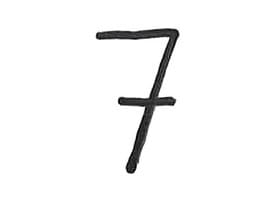
%> input picture 7_hw.png, 280 x 200 px
$ octave PointChargeMapping.m   (GNU Octave 9; MATLAB toolbox functions it lacks are replaced by stand-ins)
%> lines starting %> are read from the running program, lines starting %| are printed output that depends on the picture; in (x1, y1, x2, y2) boxes, pixels count from 0 and x2, y2 are one past the last pixel; in counts of white or black regions, pixels touching at a corner belong together; the program's own positions count from 1
### ImageProcessor.m
function I = ImageProcessor(image)
%> called with image = '7_hw.png'

% read a image
I = imread(image);
%> I is the input picture: size 200x280x3 uint8; mean R, G, B 246.2, 246.2, 246.3

% process image
I = rgb2gray(I);         % to gray scale
%> I: size 200x280 uint8
I = imbinarize(I);       % to binary (0 and 1)
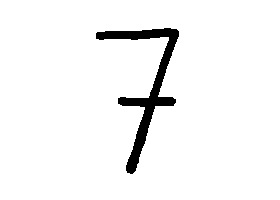
%> I: size 200x280 logical; 95.8% white; 1 black region, box (x1, y1, x2, y2) and area: (96, 28, 179, 174) 2355
I = imcomplement(I);     % reverse black and white (0 and 1)

end

### ImageToArray.m
function [P,max,min,N] = ImageToArray(I)

% constent
row = 1;
col = 2;
dim = size(I);
%> dim = [200 280]
% store all pixel to a position array
N = 1;
rowMax = 0;
rowMin = Inf;
colMax = 0;
colMin = Inf;
P = zeros(100000,2);
for i = 1:dim(row)
   for j = 1 : dim(col)
       if (I(i,j)==1)
          % store each point in a array
          P(N,:) = [i,j];
          N = N + 1;

          if (i > rowMax)
              rowMax = i;
          end

          if (i < rowMin)
              rowMin = i;
          end

          if (j > colMax)
              colMax = j;
          end

          if (j < colMin)
              colMin = j;
          end
       end
   end
end
%> after the loop, N = 2356; colMax = 179; colMin = 97; rowMax = 174; rowMin = 29

% store max and min to arrays
max = [rowMax colMax];
%> max = [174 179]
min = [rowMin colMin];
%> min = [29 97]
N = N - 1;
%> N = 2355
end

### PointChargeMapper.m
function [mappedP,midLineRow,upperCharge,lowerCharge] = PointChargeMapper(P, max, min, N)
row = 1;
col = 2;

midLineRow = (max(row)+min(row))/2;
upperCharge = [(max(row)+midLineRow)/2, (max(col)+min(col))/2];

disp(upperCharge);

lowerCharge = [(midLineRow+min(row))/2, (max(col)+min(col))/2];

disp(lowerCharge);

mappedP = zeros(N,2);
for i = 1:N
    currPoint = P(i,:);

    if (currPoint(row) >= midLineRow)
        % the point is located at the upper frame

        % connect the point and the charge, calculte the equation of the
        % line, and get the coefficients
        line = polyfit([upperCharge(row), currPoint(row)],[upperCharge(col), currPoint(col)],1);
        a = line(1);
        b = line(2);

        % calculate the cross point between the frame and the line
        topFrameCol = a*max(row)+b;     % col of frame top
        midFrameCol = a*midLineRow+b;   % col of frame mid
        leftFrameRow = (min(col)-b)/a;  % row of frame left
        rightFrameRow = (max(col)-b)/a; % row of frame right

        if( topFrameCol >= min(col) && topFrameCol <= max(col) && currPoint(row) >= upperCharge(row) )
            % the mapped point is at the top
            mappedP(i,:) = [max(row) topFrameCol];
            continue;

        elseif( midFrameCol >= min(col) && midFrameCol <= max(col) && currPoint(row) <= upperCharge(row) )
            % the mapped point is in the middle
            mappedP(i,:) = [midLineRow midFrameCol];
            continue;

        elseif( leftFrameRow >= midLineRow && leftFrameRow <= max(row) && currPoint(col) <= upperCharge(col) )
            % the mapped point is on the left
            mappedP(i,:) = [leftFrameRow min(col)];
            continue;

        elseif( rightFrameRow >= midLineRow && rightFrameRow <= max(row) && currPoint(col) >= upperCharge(col) )
            % the mapped point is on the right
            mappedP(i,:) = [rightFrameRow max(col)];
            continue;
        end


    else
        % the point is located at the lower frame

        % connect the point and the charge, calculte the equation of the
        % line, and get the coefficients

        line = polyfit([lowerCharge(row), currPoint(row)],[lowerCharge(col), currPoint(col)],1);
        a = line(1);
        b = line(2);

        % calculate the cross point between the frame and the line
        midFrameCol = a*midLineRow+b;    % col of frame middle
        bottomFrameCol = a*min(row)+b;   % col of frame bottom
        leftFrameRow = (min(col)-b)/a;   % col of frame left
        rightFrameRow = (max(col)-b)/a;  % col of frame right

        if( midFrameCol >= min(col) && midFrameCol <= max(col) && currPoint(row) >= lowerCharge(row) )
            % the mapped point is in the middle
            mappedP(i,:) = [midLineRow midFrameCol];
            continue;

        elseif( bottomFrameCol >= min(col) && bottomFrameCol <= max(col) && currPoint(row) <= lowerCharge(row) )
            % the mapped point is at the bottom
            mappedP(i,:) = [min(row) bottomFrameCol];
            continue;

        elseif( leftFrameRow >= min(row) && leftFrameRow <= midLineRow && currPoint(col) <= lowerCharge(col) )
            % the mapped point is on the left
            mappedP(i,:) = [leftFrameRow min(col)];
            continue;

        elseif( rightFrameRow >= min(row) && rightFrameRow <= midLineRow && currPoint(col) >= lowerCharge(col) )
            % the mapped point is on the right
            mappedP(i,:) = [rightFrameRow max(col)];
            continue;
        end
    end
end

### PointChargeMapping.m

% constent
row = 1;
col = 2;

% name of the image
image = '7_hw.png';

% read and process the image
I = ImageProcessor(image);

% calculate the center of the number
%[centerRow, centerCol, imageSize] = ImageCenter(I);

% recenter the number
%reCenterDist = [ round(imageSize(row)/2 - centerRow), round(imageSize(col)/2 - centerCol)];
%I = circshift(I,reCenterDist);

% store all pixels to an array and calculte the boudries.
[P, max, min, N] = ImageToArray(I);
%> max = [174 179]; min = [29 97]; N = 2355

% map the all pixels to the frame
[mappedP,midLineRow,upperCharge,lowerCharge] = PointChargeMapper(P, max, min, N);
%> in PointChargeMapper, `midLineRow = (max(row)+min(row))/2;`: midLineRow = 101.5
%> in PointChargeMapper, `upperCharge = [(max(row)+midLineRow)/2, (max(col)+min(col))/2];`: upperCharge = [137.8 138]
%|    137.75   138.00
%> in PointChargeMapper, `lowerCharge = [(midLineRow+min(row))/2, (max(col)+min(col))/2];`: lowerCharge = [65.25 138]
%|     65.250   138.000
%> the loop in PointChargeMapper, `for i = 1:N` made 2355 passes
%> (currPoint, a, b, midFrameCol, bottomFrameCol, leftFrameRow, rightFrameRow) on passes 1 to 12: ([29 165], -0.745, 186.6, 111, 165, 120.3, 10.2), ([29 166], -0.772, 188.4, 110, 166, 118.3, 12.17), ([29 167], -0.8, 190.2, 109, 167, 116.5, 14), ([29 168], -0.828, 192, 108, 168, 114.8, 15.71), ([29 169], -0.855, 193.8, 107, 169, 113.2, 17.31), ([29 170], -0.883, 195.6, 106, 170, 111.7, 18.8), ([29 171], -0.91, 197.4, 105, 171, 110.3, 20.21), ([30 153], -0.426, 165.8, 122.6, 153.4, 161.6, -31.1), ([30 154], -0.454, 167.6, 121.5, 154.5, 155.6, -25.08), ([30 155], -0.482, 169.5, 120.5, 155.5, 150.3, -19.76), ([30 156], -0.511, 171.3, 119.5, 156.5, 145.5, -15.04), ([30 157], -0.539, 173.2, 118.5, 157.5, 141.3, -10.82)
%> after the loop in PointChargeMapper, `for i = 1:N`: a = -0.138; b = 157; bottomFrameCol = 99.47; leftFrameRow = 435; line = [-0.138 157]; mappedP = 2355 rows, first 12: [29 165; 29 166; 29 167; 29 168; 29 169; 29 170; 29 171; 29 153.4; 29 154.5; 29 155.5; 29 156.5; 29 157.5]; midFrameCol = 143; rightFrameRow = -159.5; topFrameCol = 133
%> midLineRow = 101.5; upperCharge = [137.8 138]; lowerCharge = [65.25 138]


figure;
imshow(I);
hold on

plot(mappedP(:,2), mappedP(:,1),'ro');

plot(upperCharge(2),upperCharge(1),'go');


axis equal
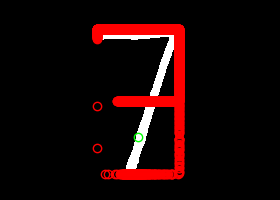
%> figure redrawn from the program's plot data

$ run again, with 1_hw.png copied over 7_hw.png
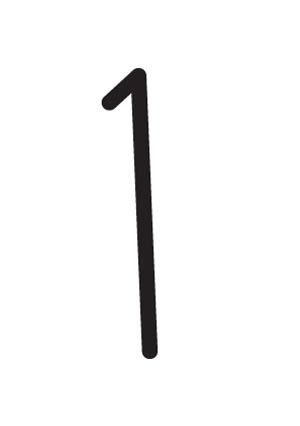
%> input picture 1_hw.png, 300 x 426 px
%> in ImageProcessor, I is the input picture: size 426x300x3 uint8; mean R, G, B 246.1, 246, 246
%> in ImageProcessor, `I = imbinarize(I);`:
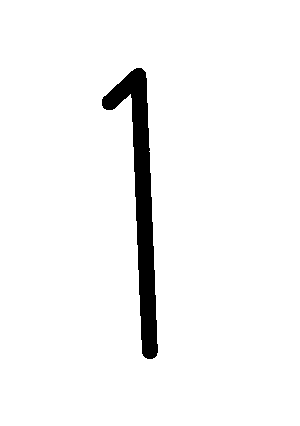
%> I: size 426x300 logical; 96% white; 1 black region, box (x1, y1, x2, y2) and area: (102, 68, 158, 359) 5135
%> after the loop in ImageToArray, `for i = 1:dim(row)`: N = 5136; colMax = 158; colMin = 103; rowMax = 359; rowMin = 69
%> in ImageToArray, `max = [rowMax colMax];`: max = [359 158]
%> in ImageToArray, `min = [rowMin colMin];`: min = [69 103]
%> in ImageToArray, `N = N - 1;`: N = 5135
%> `[P, max, min, N] = ImageToArray(I);`: max = [359 158]; min = [69 103]; N = 5135
%> in PointChargeMapper, `midLineRow = (max(row)+min(row))/2;`: midLineRow = 214
%> in PointChargeMapper, `upperCharge = [(max(row)+midLineRow)/2, (max(col)+min(col))/2];`: upperCharge = [286.5 130.5]
%|    286.50   130.50
%> in PointChargeMapper, `lowerCharge = [(midLineRow+min(row))/2, (max(col)+min(col))/2];`: lowerCharge = [141.5 130.5]
%|    141.50   130.50
%> the loop in PointChargeMapper, `for i = 1:N` made 5135 passes
%> (currPoint, a, b, midFrameCol, bottomFrameCol, leftFrameRow, rightFrameRow) on passes 1 to 8: ([69 137], -0.0897, 143.2, 124, 137, 448.2, -165.2), ([69 138], -0.103, 145.1, 123, 138, 407.3, -124.3), ([69 139], -0.117, 147.1, 122, 139, 376.1, -93.06), ([69 140], -0.131, 149, 121, 140, 351.4, -68.37), ([69 141], -0.145, 151, 120, 141, 331.4, -48.38), ([69 142], -0.159, 152.9, 119, 142, 314.9, -31.87), ([70 135], -0.0629, 139.4, 125.9, 135.1, 578.4, -295.4), ([70 136], -0.0769, 141.4, 124.9, 136.1, 499, -216)
%> after the loop in PointChargeMapper, `for i = 1:N`: a = 0.31; b = 41.59; bottomFrameCol = 108.7; leftFrameRow = 197.9; line = [0.31 41.59]; midFrameCol = 108; rightFrameRow = 375.1; topFrameCol = 153
%> `[mappedP,midLineRow,upperCharge,lowerCharge] = PointChargeMapper(P, ma..`: midLineRow = 214; upperCharge = [286.5 130.5]; lowerCharge = [141.5 130.5]
%> `axis equal`:
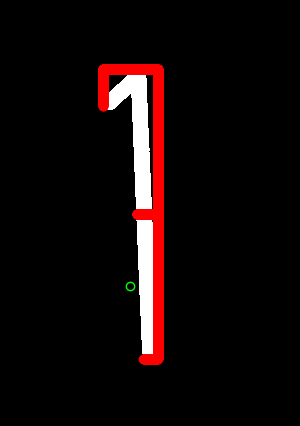
%> figure redrawn from the program's plot data

$ run again, with 5_hw.png copied over 7_hw.png
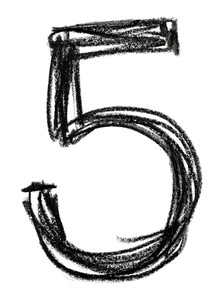
%> input picture 5_hw.png, 221 x 300 px
%> in ImageProcessor, I is the input picture: size 300x221x3 uint8; mean R, G, B 207.6, 207.6, 207.3
%> in ImageProcessor, `I = imbinarize(I);`:
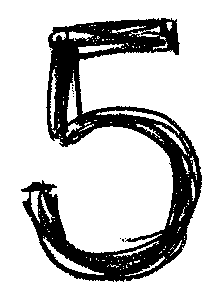
%> I: size 300x221 logical; 78% white; 10 black regions (9 under 20 px), largest, box (x1, y1, x2, y2) and area: (21, 18, 202, 282) 14570
%> after the loop in ImageToArray, `for i = 1:dim(row)`: N = 14588; colMax = 202; colMin = 22; rowMax = 282; rowMin = 19
%> in ImageToArray, `max = [rowMax colMax];`: max = [282 202]
%> in ImageToArray, `min = [rowMin colMin];`: min = [19 22]
%> in ImageToArray, `N = N - 1;`: N = 14587
%> `[P, max, min, N] = ImageToArray(I);`: max = [282 202]; min = [19 22]; N = 14587
%> in PointChargeMapper, `midLineRow = (max(row)+min(row))/2;`: midLineRow = 150.5
%> in PointChargeMapper, `upperCharge = [(max(row)+midLineRow)/2, (max(col)+min(col))/2];`: upperCharge = [216.2 112]
%|    216.25   112.00
%> in PointChargeMapper, `lowerCharge = [(midLineRow+min(row))/2, (max(col)+min(col))/2];`: lowerCharge = [84.75 112]
%|     84.750   112.000
%> the loop in PointChargeMapper, `for i = 1:N` made 14587 passes
%> (currPoint, a, b, midFrameCol, bottomFrameCol, leftFrameRow, rightFrameRow) on passes 1 to 8: ([19 154], -0.639, 166.1, 70, 154, 225.6, -56.14), ([19 159], -0.715, 172.6, 65, 159, 210.7, -41.15), ([19 162], -0.76, 176.4, 62, 162, 203.1, -33.6), ([19 163], -0.776, 177.7, 61, 163, 200.8, -31.28), ([19 164], -0.791, 179, 60, 164, 198.5, -29.05), ([19 165], -0.806, 180.3, 59, 165, 196.4, -26.9), ([19 166], -0.821, 181.6, 58, 166, 194.3, -24.83), ([19 172], -0.913, 189.3, 52, 172, 183.4, -13.88)
%> after the loop in PointChargeMapper, `for i = 1:N`: a = 0.183; b = 72.53; bottomFrameCol = 28.36; leftFrameRow = -276.9; line = [0.183 72.53]; midFrameCol = 100; rightFrameRow = 709.4; topFrameCol = 124
%> `[mappedP,midLineRow,upperCharge,lowerCharge] = PointChargeMapper(P, ma..`: midLineRow = 150.5; upperCharge = [216.2 112]; lowerCharge = [84.75 112]
%> `axis equal`:
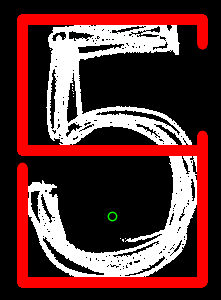
%> figure redrawn from the program's plot data
